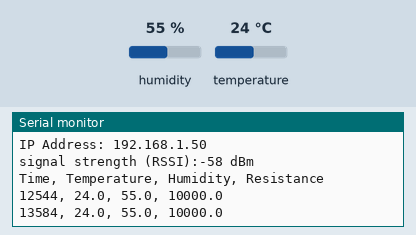
Recording of a sketch running on a simulated Arduino MKR. Parts: the last lines printed to the serial monitor. Inputs (shaded band) come from the test bench; at power-on: humidity 55 %, temperature 24 °C. WiFi joins after 1.5 s; servers stay silent unless stated.

Above: at 13.7 s.
13.8 s: humidity set to 22 %
At 15.1 s:
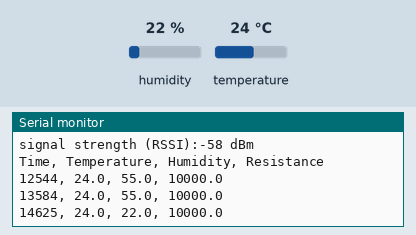
15.3 s: temperature set to 12 °C
At 16.5 s:
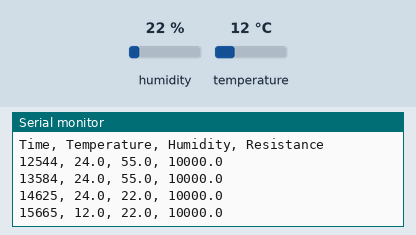
16.8 s: humidity set to 40 %
At 16.8 s:
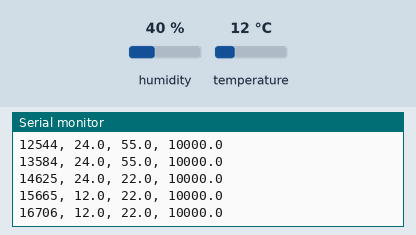
Timing chart, 0 to 19.8 s (numbered marks = the images above; inputs shaded):
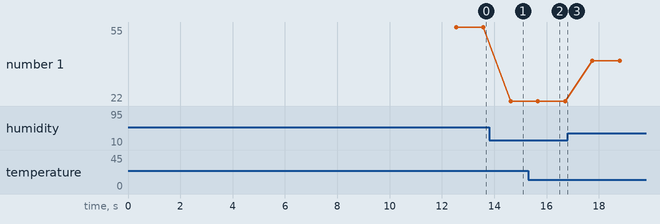

Measured:
- after the input at 13.8 s, the serial monitor: prints a new line after 0.83 s (image 1)
- after the input at 15.3 s, the serial monitor: prints a new line after 0.37 s (image 2)
- plotted number 1: 55 → 22 after the input at 13.8 s, 22 → 40 after the input at 16.8 s

The sketch:

Integrated_Corrosion_Sensor.ino
```cpp
/************************************************************
  Integrated Corrosion Sensor
  Spring 2023

  @author Siljan Blondin & Sawyer Austen

  Code excerpts were taken from Arduino tutorials [1-2], OHMMETER USING ARDUINO by PrinceT1 [3], and How To Write Arduino Sensor
  Data to a CSV File on a Computer by G. Lambert [4]
  ([1] https://github.com/arduino-libraries/WiFiNINA/blob/master/examples/SimpleWebServerWiFi/SimpleWebServerWiFi.ino
   [2] https://github.com/adafruit/Adafruit_SHT31/blob/master/examples/SHT31test/SHT31test.ino
   [3] https://www.instructables.com/OHMMETER-USING-ARDUINO/
   [4] https://www.circuitbasics.com/logging-arduino-data-to-files-on-a-computer/)

*************************************************************/

#include <WiFiNINA.h> //Wifi and server library
#include <Arduino.h>
#include <Wire.h>
#include "Adafruit_SHT31.h" //Sensor library


//WIFI AND WEB SERVER
//Wifi network pass and ID are declared here and defined in arduino_secrets.h
#include "arduino_secrets.h"
char ssid[] = SECRET_SSID;        // your network SSID (name)
char pass[] = SECRET_PASS;        // your network password (use for WPA, or use as key for WEP)

int status = WL_IDLE_STATUS;
WiFiServer server(80);


//SENSORS
//Create Adafruit_SHT31 object to call built-in functions on SHT31 Temp and Humidity Sensor
Adafruit_SHT31 sht31 = Adafruit_SHT31();

//Ohmmeter variables
int analogPin = 0;    //analog pin: input of voltage across resistor
int raw = 0;          //analog voltage values
int Vin = 5;          //input voltage
float Vout = 0;       //output voltage
float R1 = 10000;     //10k ohm resistor
float R2 = 0;         //test material resistance
float result = 0;     //placeholder for intermediate calculations

//CSV Variables
char dataStr[100] = "";
char buffer[9];


void setup() {
  //Start serial monitor for display of values from sensors
  Serial.begin(9600);

  /* SENSORS TESTING *****************************************************/
  /*Test to confirm sensor is connected and behaving normally
    (returns TRUE if found and normal, FALSE if not)*/
  Serial.print("SHT31 Test...");
  if (sht31.begin(0x44)) {
    Serial.println("SHT31 found OK");
  } else {
    Serial.println("Couldn't find SHT31");
    while (1) delay (1);
  }//end of if-else

  /*Block to check whether heater is or is not enabled. Heater on will
    fluctuate the temperatureerature by ~3*C).*/
  Serial.print("Heater Enabled State: ");
  if (sht31.isHeaterEnabled())
    Serial.println("ENABLED");
  else
    Serial.println("DISABLED");


  /*OHMMETER **************************************************************/
  raw = analogRead(analogPin);
  if (raw)
  {
    result = raw * Vin;
    Vout = (result) / 1024.0;
    result = (Vin / Vout) - 1;

    R2 = R1 * result;  //will give resistance value of test material

    delay(1000);
  }//end of if


  /* WIFI/NETWORK TESTING ************************************************/
  // check for the WiFi module:
  if (WiFi.status() == WL_NO_MODULE) {
    Serial.println("Communication with WiFi module failed!");
    // don't continue
    while (true);
  }//end of if

  // check that firmware is up to date
  String fv = WiFi.firmwareVersion();
  if (fv < WIFI_FIRMWARE_LATEST_VERSION) {
    Serial.println("Please upgrade the firmware");
  }//end of if

  // attemperaturet to connect to WiFi network:
  while (status != WL_CONNECTED) {
    Serial.print("Attempting to connect to SSID: ");
    Serial.println(ssid);
    // Connect to WPA/WPA2 network. Change this line if using open or WEP network:
    status = WiFi.begin(ssid, pass);

    // wait 10 seconds for connection:
    delay(10000);
  }//end of while

  server.begin();
  //connected, prints wifi status
  printWifiStatus();

  /*CSV HEADERS **********************************************************************/
  //This line is to put column headers over the data for any manipulation later (in excel or R)
  Serial.println("Time, Temperature, Humidity, Resistance");

}//end of setup


void loop() {

  /* READING DATA FROM SENSORS *******************************************************/
  /*Float values 'temperature' and 'humidity' are to read/store temperature and humidity
    from the sht31 sensor, respectively.*/
  float temperature   = sht31.readTemperature();
  float humidity  = sht31.readHumidity();

  /*PUTTING SENSOR DATA INTO CSV FILE FOR EXPORT *************************************/
  //Clears dataStr of any leftover inputs
  dataStr[0] = 0;

  //Converts millis long to char array
  ltoa(millis(), buffer, 10);           //convert long to charStr
  strcat(dataStr, buffer);              //add it to the end
  strcat( dataStr, ", ");               //append the delimiter

  //dtostrf(floatVal, minimum width, float precision, character array);
  dtostrf(temperature, 4, 1, buffer);   //5 is minimum width, 1 is precision; float value is copied onto buff
  strcat( dataStr, buffer);             //add it to the end
  strcat( dataStr, ", ");               //append the delimiter

  dtostrf(humidity, 4, 1, buffer);      //5 is minimum width, 1 is precision; float value is copied onto buff
  strcat( dataStr, buffer);             //append the converted float
  strcat( dataStr, ", ");               //append the delimiter

  dtostrf(R2, 4, 1, buffer);            //5 is minimum width, 1 is precision; float value is copied onto buff
  strcat( dataStr, buffer);             //append the converted float

  Serial.println(dataStr);


  /* SETTING UP SERVER AND CLIENT *****************************************************/
  WiFiClient client = server.available();   // listen for incoming clients
  if (client) {
    Serial.println("new client");
    // an HTTP request ends with a blank line
    boolean currentLineIsBlank = true;

    while (client.connected()) {
      if (client.available()) {
        char c = client.read();
        Serial.write(c);

        // if you've gotten to the end of the line (received a newline
        // character) and the line is blank, the HTTP request has ended,
        // so you can send a reply
        if (c == '\n' && currentLineIsBlank) {
          // send a standard HTTP response header
          client.println("HTTP/1.1 200 OK");
          client.println("Content-Type: text/html");
          //client.println("Connection: close");  // the connection will be closed after completion of the response
          client.println("Refresh: 5");  // refresh the page automatically every 5 sec
          client.println();
          // client.println("<!DOCTYPE HTML>");
          // client.println("<html>");
          /*Will display Temperature, Humidity and Resistance values to webpage and refresh
           * for current values, every 5 seconds*/
          client.print("Temperature (*C) = "); client.print(temperature); client.print("\t\t");
          client.print("Humidity (%) = "); client.println(humidity);
          client.print("Resistance (Ohms) = "); client.println(R2);
          client.println("</html>");
          break;
        }//end of if c

        if (c == '\n') {
          // you're starting a new line
          currentLineIsBlank = true;
        } else if (c != '\r') {
          // you've gotten a character on the current line
          currentLineIsBlank = false;
        }//end of if else
      }//end of if available
    }//end of while

    // give the web browser time to receive the data
    delay(1000);

    // close the connection:
    client.stop();
    Serial.println("client disconnected");

  }//end of if

  delay(1000);

}//end of loop


void printWifiStatus() {
  // print the SSID of the network you're attached to:
  Serial.print("SSID: ");
  Serial.println(WiFi.SSID());

  // print your board's IP address:
  IPAddress ip = WiFi.localIP();
  Serial.print("IP Address: ");
  Serial.println(ip);

  // print the received signal strength:
  long rssi = WiFi.RSSI();
  Serial.print("signal strength (RSSI):");
  Serial.print(rssi);
  Serial.println(" dBm");
}//end of printWifiStatus
```

arduino_secrets.h
```cpp
#define SECRET_SSID ""
#define SECRET_PASS ""
```
